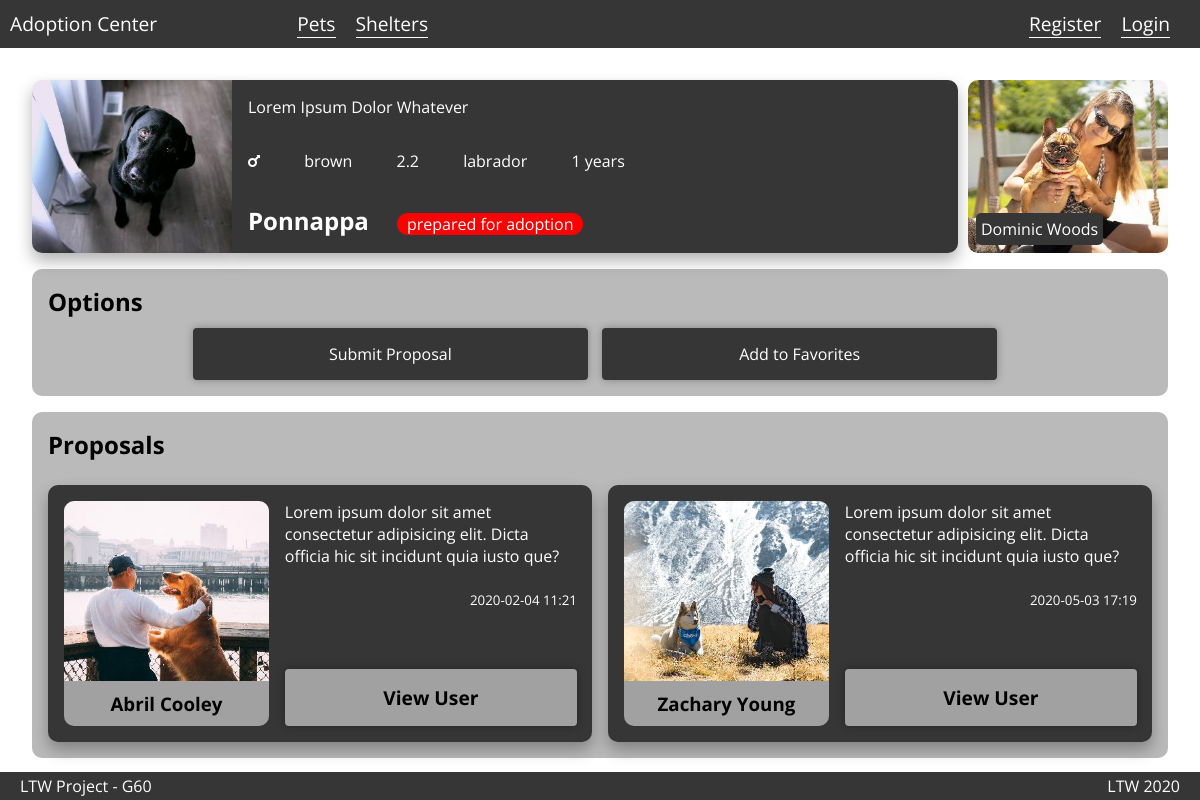
Screenshot of /pet_detail.php?id=2 with the database file from the repository.
### tables this page shows
CREATE TABLE Pets (
  pet_id    INTEGER PRIMARY KEY,
  name      VARCHAR,
  species   VARCHAR,
  size      FLOAT,
  color     VARCHAR,
  gender    INTEGER, -- (0 for male),
  info      VARCHAR,
  age       INTEGER,
  location  VARCHAR,
  state     VARCHAR -- Pets can be in several states (being prepared for adoption, prepared, proposal accepted, delivered, …).
);

CREATE TABLE Users_Pets (
  user_id   INTEGER,
  pet_id    INTEGER,
  CONSTRAINT own_fk1 FOREIGN KEY (user_id) REFERENCES Users(user_id),
	CONSTRAINT own_fk2 FOREIGN KEY (pet_id) REFERENCES Pets(pet_id),
	CONSTRAINT own_pk PRIMARY KEY(user_id, pet_id)
);

CREATE TABLE Users (
  user_id     INTEGER PRIMARY KEY,
  username    VARCHAR,
  password    TEXT,
  name        VARCHAR,
  info        VARCHAR
);

CREATE TABLE ProposalsUser (
    prop_id     INTEGER PRIMARY KEY,
    pet_id      INTEGER,
    user_id     INTEGER,
    date        VARCHAR,
    CONSTRAINT  prop_fk1 FOREIGN KEY (pet_id) REFERENCES Pets(pet_id),
    CONSTRAINT  prop_fk2 FOREIGN KEY (user_id) REFERENCES Users(user_id)
);

### pet_detail.php (called while the page is built, shortened)
<?php
include_once('database/connection.php');
include_once('database/pets.php');
include_once('database/users.php');
$pet = getPetByID($_GET['id']);
$proposals = getPetProposals($_GET['id']);
include('templates/common/header.php');
include('templates/common/navigation_bar.php');
include('templates/pets/pet_detail.php');
include('templates/common/footer.php');

### database/pets.php (called while the page is built, shortened)
<?php
function getPetProposals($petID) {
    global $db;
    if ($stmt = $db->prepare('
            SELECT *
            FROM ProposalsUser, Users
            WHERE pet_id = :id
            AND Users.user_id = ProposalsUser.user_id')
    ) {
        $stmt->bindParam(':id', $petID);
        $stmt->execute();
        return $stmt->fetchAll();
    }
    else {
        printf('errno: %d, error: %s', $db->errorCode(), $db->errorInfo()[2]);
        die;
    }
}
function getPetOwner($petID) {
    global $db;
    if ($stmt = $db->prepare('
        SELECT *
        FROM Pets, Users_Pets
        WHERE Pets.pet_id = :id
        AND Pets.pet_id = Users_Pets.pet_id')) {
        $stmt->bindParam(':id', $petID);
        $stmt->execute();
        $pets = $stmt->fetch();
        if (!empty($pets)) return [$pets['user_id'], "user"];
        $stmt = $db->prepare('
            SELECT *
            FROM Pets, Shelters_Pets
            WHERE Pets.pet_id = :id
            AND Pets.pet_id = Shelters_Pets.pet_id');
        $stmt->bindParam(':id', $petID);
        $stmt->execute();
        $pets = $stmt->fetch();
        return [$pets['shelter_id'], "shelter"];
    }
    else {
        printf('errno: %d, error: %s', $db->errorCode(), $db->errorInfo()[2]);
        die;
    }
}
function getPetByID($petID) {
    global $db;
    if ($stmt = $db->prepare('SELECT * FROM Pets WHERE pet_id = :id')) {
        $stmt->bindParam(':id', $petID);
        $stmt->execute();
        return $stmt->fetch();
    }
    else {
        printf('errno: %d, error: %s', $db->errorCode(), $db->errorInfo()[2]);
        die;
    }
}
function getImageByPetId($petID){
    global $db;
    if ($stmt = $db->prepare('SELECT * FROM Pets_Images WHERE pet_id = :id')) {
        $stmt->bindParam(':id', $petID);
        $stmt->execute();
        return $stmt->fetch()[0];
    }
    else {
        printf('errno: %d, error: %s', $db->errorCode(), $db->errorInfo()[2]);
        die;
    }
}

### database/users.php (called while the page is built, shortened)
<?php
function getUserByID($id) {
    global $db;
    if ($stmt = $db->prepare('SELECT * FROM Users WHERE user_id = :id')) {
        $stmt->bindParam(':id', $id);
        $stmt->execute();
        return $stmt->fetch();
    }
    else {
        printf('errno: %d, error: %s', $db->errorCode(), $db->errorInfo()[2]);
        die;
    }
}

### templates/pets/pet_detail.php (the view)
<div class="page-content" id="pet-profile">
    <div class="pet-bio">
        <a class="pet-image" style="background-image: url('database/images/pets/thumbs_medium/<?= getImageByPetId($pet['pet_id']) ?>.jpg')">
        </a>
        <section class="pet-info">
            <div id="title">
                <h2><?= $pet['name'] ?></h2>
                <span><?= $pet['state'] ?></span>
            </div>
            <div id="pet-details">
                <?php
                if ($pet['gender'] == 0)
                    echo '<i class="fas fa-mars"></i>';
                else
                    echo '<i class="fas fa-venus"></i>';
                ?>
                <span><?= $pet['color'] ?></span>
                <span><?= $pet['size'] ?></span>
                <span><?= $pet['species'] ?></span>
                <span><?= $pet['age'] . ' years' ?></span>
            </div>
            <p><?= $pet['info'] ?></p>
        </section>
        <?php
        $owner = getPetOwner($pet['pet_id']);
        if ($owner[1] == 'user') {
            echo '<a id="owner-info" href="user_profile.php?id=' . $owner[0] . '">';
            echo "<div class=\"img\" style=\"background-image: url('database/images/users/profile/thumbs_medium/" . $owner[0] . ".jpg')\"> </div>
                  <p>" . getUserByID($owner[0])['name'] . '</p>
                  </a>';
        }
        else {
            echo '<a id="owner-info" href="shelter_profile.php?id=' . $owner[0] . '">';
            echo "<div class=\"img\" style=\"background-image: url('database/images/shelters/profile/thumbs_medium/" . $owner[0] . ".jpg')\"></div>
                  <p>" . getShelterByID($owner[0])['name'] . '</p>
                  </a>';
        }
        ?>
    </div>
    <section id="options">
        <h2>Options</h2>
        <div class="buttons">
            <a href="#" class="button">Submit Proposal</a>
            <a href="#" class="button">Add to Favorites</a>
        </div>
    </section>
    <section id="proposals">
        <h2>Proposals</h2>
        <div class="grid-list">
            <?php foreach ($proposals as $proposal) { ?>
                <article class="adoption-proposal">
                    <div class="img" style="background-image: url('database/images/users/profile/thumbs_medium/<?= $proposal['user_id'] ?>.jpg"></div>
                    <h3><?= $proposal['name'] ?></h3>
                    <div class="user-details">
                        <p><?= $proposal['info'] ?></p>
                        <small><?= date("Y-m-d H:i", substr($proposal['date'], 0, 10)) ?></small>
                        <a href="user_profile.php?id=<?= $proposal['user_id'] ?>" class="button">View User</a>
                    </div>
                </article>
            <?php } ?>
        </div>
    </section>
</div>

### style/style.css (style rules this page uses)
* { margin: 0; padding: 0; border: 0; background: transparent; text-decoration: none; font-family: "Open Sans", sans-serif; }
html, body { height: 100%; position: relative; min-height: 100%; }
.button, body #pet_add #right form label:nth-of-type(4), #register form #photos label:nth-of-type(1), #register form #photos label:nth-of-type(2) { background-color: #363636; border: none; color: white; padding: 15px 32px; text-align: center; text-decoration: none; display: block; font-size: 16px; border-radius: 0.25rem; box-shadow: 0 0 0.5rem rgba(0, 0, 0, 0.3); cursor: pointer; }
.page-content { padding: 2em; }
body { display: flex; flex-direction: column; }
body { height: auto; }
body a { color: white; text-decoration: none; }
#pet-profile .pet-bio { display: grid; grid-template-columns: 200px 3fr 200px; grid-gap: 10px; }
#pet-profile .pet-bio .pet-image { grid-column: 1; border-radius: 10px 0 0 10px; justify-self: auto; width: 100%; height: 100%; background-size: cover; background-position: center; box-shadow: 0 8px 16px 0 rgba(0, 0, 0, 0.3); }
#pet-profile .pet-bio #owner-info { grid-column: 3; position: relative; }
#pet-profile .pet-bio #owner-info .img { border-radius: 10px; width: 100%; height: 100%; background-size: cover; background-position: center; }
#pet-profile .pet-bio #owner-info p { padding: 5px; border-radius: 5px; background-color: #363636; position: absolute; bottom: 8px; left: 8px; color: white; }
#pet-profile .pet-bio .pet-info { grid-column: 2; height: 100%; margin-left: -10px; display: grid; background-color: #363636; color: white; border-radius: 0 10px 10px 0; grid-template-rows: auto auto auto; grid-template-areas: "description" "details" "name"; box-shadow: 0 8px 16px 0 rgba(0, 0, 0, 0.3); }
#pet-profile .pet-bio .pet-info #title { grid-area: name; padding: 1em; }
#pet-profile .pet-bio .pet-info #title span, #pet-profile .pet-bio .pet-info #title h2 { display: inline-block; margin-right: 1em; }
#pet-profile .pet-bio .pet-info #title h2 { font-size: 150%; }
#pet-profile .pet-bio .pet-info #title span { background-color: red; border-radius: 20px; padding: 0 10px; }
#pet-profile .pet-bio .pet-info #pet-details { grid-area: details; padding: 1em; }
#pet-profile .pet-bio .pet-info #pet-details > * { margin-right: 40px; }
#pet-profile .pet-bio .pet-info p { grid-area: description; padding: 1em; }
#pet-profile #options { margin-top: 1em; padding: 1em; background-color: #bababa; border-radius: 10px; }
#pet-profile #options .buttons { text-align: center; }
#pet-profile #options .buttons a { display: inline-block; margin-right: 10px; margin-top: 10px; width: 30%; }
#pet-profile #proposals { margin-top: 1em; padding: 1em; background-color: #bababa; border-radius: 10px; }
#pet-profile #proposals h2 { margin-bottom: 1em; }
#pet-profile #proposals .grid-list { display: grid; grid-template-columns: 1fr 1fr; grid-gap: 1em; }
#pet-profile #proposals .grid-list .adoption-proposal { padding: 1em; background-color: #363636; border-radius: 10px; box-shadow: 0 8px 16px 0 rgba(0, 0, 0, 0.3); display: grid; grid-template-columns: 40% 60%; grid-template-rows: 4fr 1fr; grid-column-gap: 1em; }
#pet-profile #proposals .grid-list .adoption-proposal .img { border-radius: 10px 10px 0 0; width: 100%; background-size: cover; background-position: center; grid-row: 1; grid-column: 1; }
#pet-profile #proposals .grid-list .adoption-proposal h3 { text-align: center; margin: 0; padding: 10px; border-radius: 0 0 10px 10px; background-color: #a1a1a1; color: black; grid-row: 2; grid-column: 1; }
#pet-profile #proposals .grid-list .adoption-proposal .user-details { color: white; margin-right: 15px; margin-bottom: 0; height: auto; grid-row: 1/3; grid-column: 2; display: grid; grid-template-rows: 2fr 1fr 2fr; }
#pet-profile #proposals .grid-list .adoption-proposal .user-details .button { font-size: 1.2rem; align-self: flex-end; color: black; font-weight: bold; background-color: #a1a1a1; }
#pet-profile #proposals .grid-list .adoption-proposal .user-details small { text-align: right; }

### rows the page displays
pets: name "Ponnappa", state "prepared for adoption", color "brown", size "2.2", species "labrador", age "1", info "Lorem Ipsum Dolor Whatever", pet_id.name "Dominic Woods"
proposalsuser: shows a picture, user.name "Abril Cooley", user.info "Lorem ipsum dolor sit amet consectetur adipisicing elit. Dicta officia hic sit incidunt quia iusto que?", date "2020-02-04 11:21"
proposalsuser: shows a picture, user.name "Zachary Young", user.info "Lorem ipsum dolor sit amet consectetur adipisicing elit. Dicta officia hic sit incidunt quia iusto que?", date "2020-05-03 17:19"
